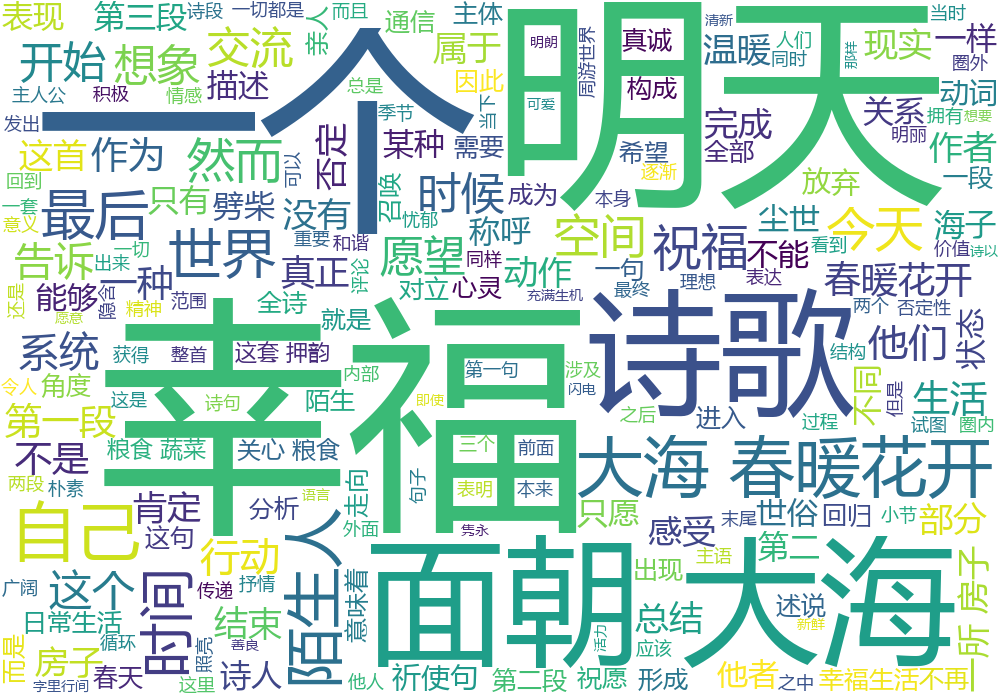

Source code (Python):
"""
# @Time    :  2020/8/31
# @Author  :  Jimou Chen
"""
import wordcloud

w = wordcloud.WordCloud(width=1000, height=700, background_color='white', font_path='msyh.ttc')
with open(r'data.txt', 'r', encoding='utf-8') as f:
    text = f.read()

w.generate(text)

w.to_file('demo1.png')
